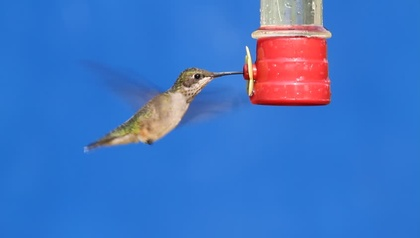
%> input picture Labs/Lab 3/birdBB.jpg, 420 x 238 px, shrunk from 846 x 480 before the run
$ octave --eval "alternative_segment_color('../birdBB.jpg');"   (GNU Octave 9; MATLAB toolbox functions it lacks are replaced by stand-ins)
%> lines starting %> are read from the running program, lines starting %| are printed output that depends on the picture; in (x1, y1, x2, y2) boxes, pixels count from 0 and x2, y2 are one past the last pixel; in counts of white or black regions, pixels touching at a corner belong together; the program's own positions count from 1
function alternative_segment_color (inputImg)
%> called with inputImg = '../birdBB.jpg'

% Imports a coloured image with a blue background and presents that image on the
% screen;

img = imread(inputImg);
%> img is the input picture: size 238x420x3 uint8; mean R, G, B 63.3, 117.5, 198
if size(img,3) ~= 3
    img=cat(3,img,img,img);
end

figure(1), imshow(img),title('Original')

% get image dimensions: an RGB image has three planes
[height, width, planes] = size(img);
%> height = 238; width = 420; planes = 3

% Separates each RGB component in a different matrix, visualises each one on the
% screen and writes to disk;

if(planes==3)
    r = img(:, :, 1);         % red channel
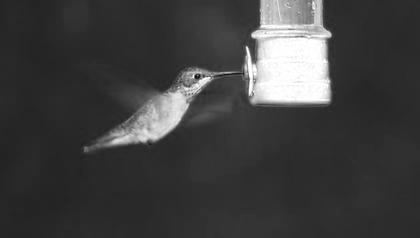
%> r: size 238x420 uint8; min 14, max 255, mean 63.3
    g = img(:, :, 2);         % green channel
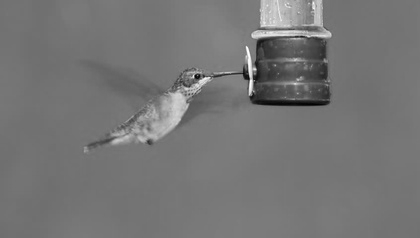
%> g: size 238x420 uint8; min 2, max 255, mean 117.5
    b = img(:, :, 3);          % blue channel
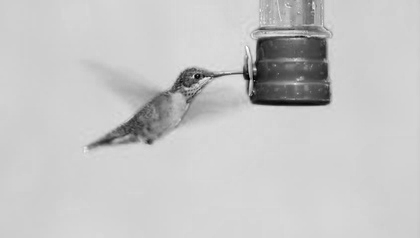
%> b: size 238x420 uint8; min 0, max 255, mean 198
end

figure(2), imshow(r),title('Red Channel');

figure(3), imshow(g),title('Blue Channel');

figure(4), imshow(b),title('Green Channel');

% Calculate Blueness using formula Blueness = B - max(R,G)

blueness = b;
for i=1:height
    for j=1:width
        blueness(i,j) = b(i,j)-max(r(i,j),g(i,j));
    end
end
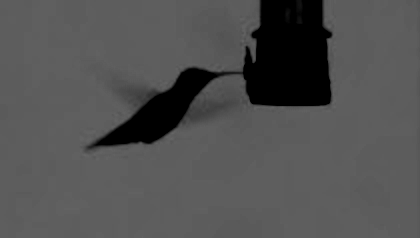
%> blueness: size 238x420 uint8; min 0, max 102, mean 81.5

% Plot the histogram of the Blueness with the built-in function imhist

figure(5),imhist(blueness),title('Blueness Histogram');
%> after `title('Blueness Histogram')`:
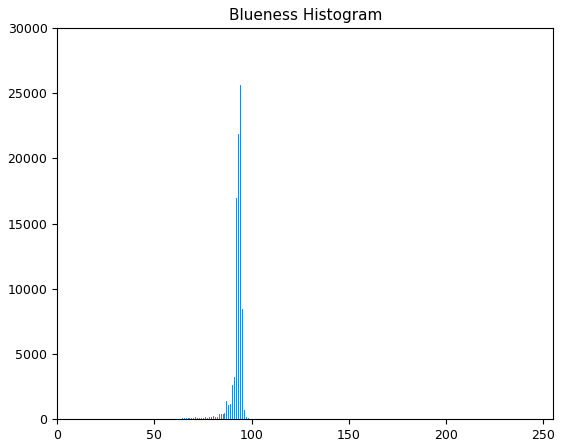
%> figure redrawn from the program's plot data; highest point at x = 94, y = 25631
filepath = append('figures/',extractBefore(inputImg, '.'),'_blueness_channel_histogram.png');
saveas(gcf, filepath);

% Ask the user to input the threshold value

threshold = input('Input threshold:');
%> the answer given: 100

% Uses the matrix with the B component to identify the foreground objects (the jumping
%man or the Christmas bulbs or the bird). Using a threshold, copy from the B matrix to a new matrix only
%the pixel values that are below that threshold.
%When doing that you may put those pixels with the value 255 and all the others with value 0 (you will create a black and white
%picture).

BWforeground = zeros(height,width);
for i = 1:height
    for j = 1:width
        if(blueness(i,j)<threshold)
           BWforeground(i,j)=255;
        end
    end
end
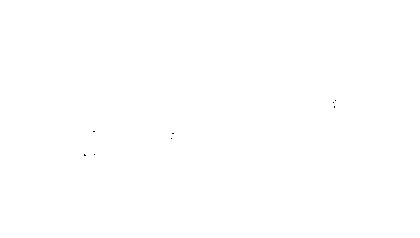
%> BWforeground: size 238x420 double; 100% white; black in thin lines or dots, all inside (x1, y1, x2, y2) = (84, 100, 336, 156)

% Shows the black and white segmented image on the screen and creates in the disk a new file with that image.

figure(6),imshow(BWforeground),title('Segmented Image');
filepath = append('figures/',extractBefore(inputImg, '.'),'_',int2str(threshold),'_alt_segmented.png');
imwrite(BWforeground,filepath);

% obtain the full color representation of the foreground objects
foregroundR=zeros(height, width);
foregroundG=zeros(height, width);
foregroundB=zeros(height, width);
for i=1:height
    for j=1:width
        if(BWforeground(i,j)==255)
            foregroundR(i,j)=r(i,j);
            foregroundG(i,j)=g(i,j);
            foregroundB(i,j)=b(i,j);
        end
    end
end
foregroundRGB=cat(3,uint8(foregroundR),uint8(foregroundG),uint8(foregroundB));

%
figure(7),imshow(foregroundRGB),title('Coloured Foreground');
filepath = append('figures/',extractBefore(inputImg, '.'),'_',int2str(threshold),'_alt_segmented_colored.png');
imwrite(foregroundRGB,filepath);

close all;
